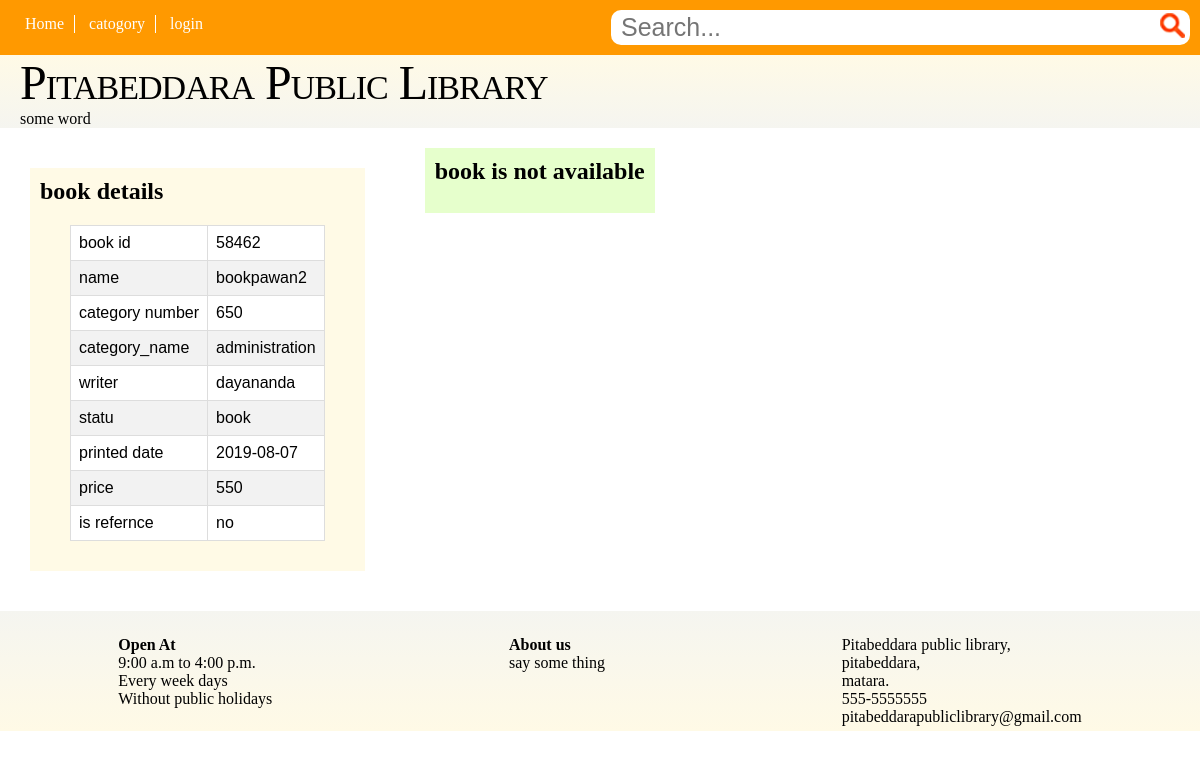
Before: /php/book_profile.php?id=58462 with the older database file.
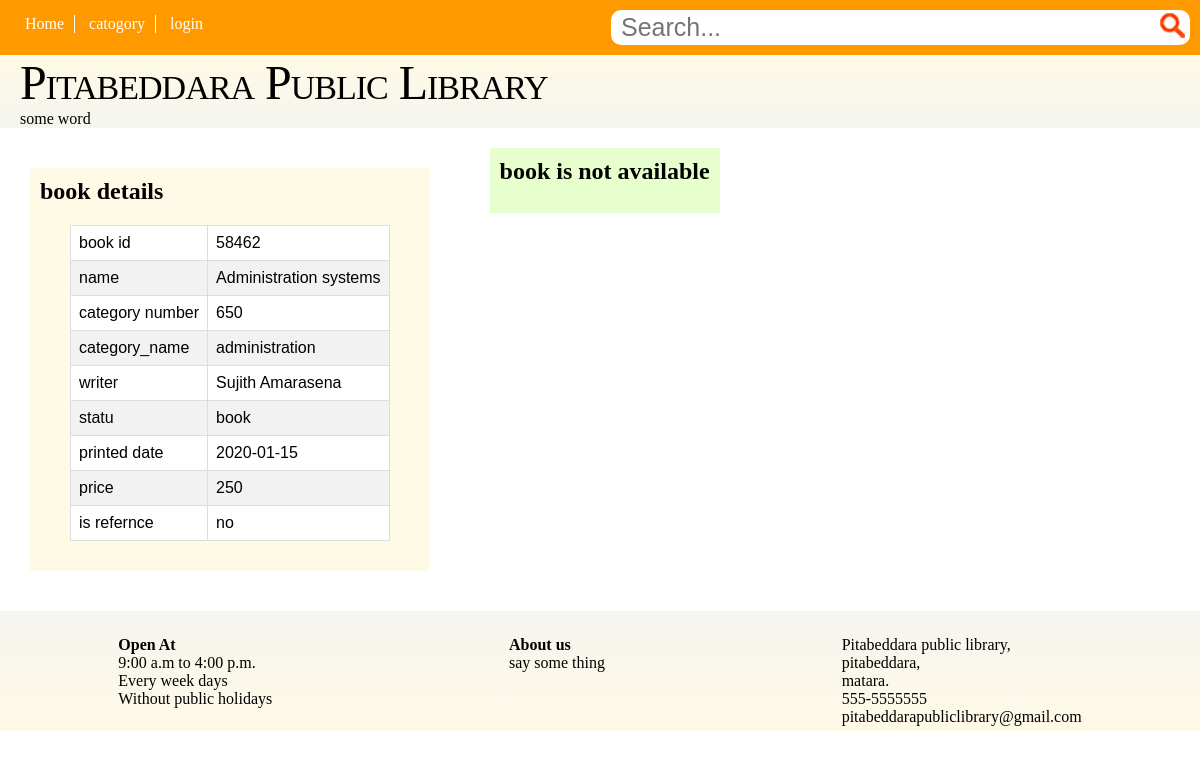
After: the same page with the newer database file.
### tables this page shows
CREATE TABLE IF NOT EXISTS `book` (
  `id` varchar(5) NOT NULL,
  `name` varchar(50) DEFAULT NULL,
  `category_number` varchar(15) DEFAULT NULL,
  `writer` varchar(50) DEFAULT NULL,
  `statu` varchar(15) DEFAULT NULL,
  `printed_date` varchar(10) DEFAULT NULL,
  `price` float DEFAULT NULL,
  `reference` varchar(3) NOT NULL,
  PRIMARY KEY (`id`)
);

CREATE TABLE IF NOT EXISTS `category` (
  `category_number` varchar(15) NOT NULL,
  `category_name` varchar(50) NOT NULL,
  PRIMARY KEY (`category_number`,`category_name`)
);

### php/book_profile.php (the view, shortened to what this page needs)
<?php require_once('../connection/tempconn.php'); ?>
<?php
	$error=array();
	$book_id='';
	if(isset($_GET['id'])){
		$book_id=$_GET['id'];
	}else{
		$error[]="didn't passed id details...";
	}
	$display_profile='';
	$display_transactions='';
	$privete_detail_query="SELECT id,name,category_number,writer,statu,printed_date,price,reference FROM book WHERE id='{$book_id}' LIMIT 1";
	$transactions_detail_query="SELECT member_id,book_id,issued_date,issued_by,due_date FROM transactions WHERE book_id='{$book_id}' and (return_date IS NULL or return_date='') limit 1";
	$privete_detail=mysqli_query($admin_conn,$privete_detail_query);
	$transactions_detail=mysqli_query($admin_conn,$transactions_detail_query);
	if ($privete_detail) {
		while($detail=mysqli_fetch_assoc($privete_detail)){
		    $id=$detail['id'];
		    $name=$detail['name'];
		    $category_number=$detail['category_number'];
		    $writer=$detail['writer'];
		    $statu=$detail['statu'];
		    $printed_date=$detail['printed_date'];
		    $price=$detail['price'];
		    $reference=$detail['reference'];
			$display_profile.='<div class="profile">';
				$display_profile.='<h2>book details</h2>';
				$display_profile.='<div class="dprofile">';
					$display_profile.='<table id="list">';
						$display_profile.='<tr><td>book id</td><td>'.$id.'</td></tr>';
						$display_profile.='<tr><td>name</td><td>'.$name.'</td></tr>';
						$display_profile.='<tr><td>category number</td><td>'.$category_number.'</td></tr>';
						$category_details="SELECT category_name FROM category WHERE category_number='{$category_number}'";
					    	$get_category_detail=mysqli_query($admin_conn,$category_details);
						    	$get_details=mysqli_fetch_assoc($get_category_detail);
						    	$display_profile.='<tr><td>category_name</td><td>'.$get_details['category_name'].'</td></tr>';
						$display_profile.='<tr><td>writer</td><td>'.$writer.'</td></tr>';
						$display_profile.='<tr><td>statu</td><td>'.$statu.'</td></tr>';
						$display_profile.='<tr><td>printed date</td><td>'.$printed_date.'</td></tr>';
						$display_profile.='<tr><td>price</td><td>'.$price.'</td></tr>';
						$display_profile.='<tr><td>is refernce</td><td>'.$reference.'</td></tr>';
					$display_profile.='</table>';
					$display_profile.='</div>';
			$display_profile.='</div>';
		}
	}
	if ($transactions_detail) {
		if (mysqli_num_rows($transactions_detail)==1) {
			$display_transactions.='<div class="trance">';
				$display_transactions.='<h2>book is not available</h2><br>';
			$display_transactions.='</div>';
		}else{
			$display_transactions.='<div class="trance">';
				$display_transactions.='<h2>book is available</h2>';
			$display_transactions.='</div>';
		}
	}
?>
<!DOCTYPE html>
<html lang="en">
<head>
	<link rel="stylesheet" type="text/css" href="../css/list.css">
</head>
<body>
	<div>
		<?php require_once('header.php'); ?>
		<?php require_once('banner.php'); ?>
	</div>
	<?php
		echo $display_profile;
		echo $display_transactions;
	?>
	<div class="includeone">
		<?php require_once('footer.php') ?>
	</div>
</body>
</html>

Changed rows visible on the page:
changed book "book": name "bookpawan2" → "Administration systems"; writer "dayananda" → "Sujith Amarasena"; printed_date "2019-08-07" → "2020-01-15"; price "550" → "250"
